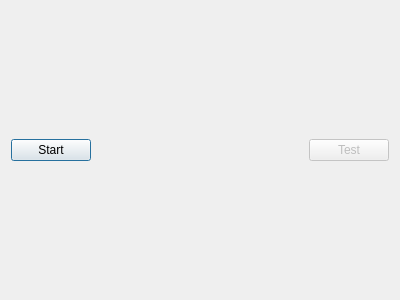
<?xml version="1.0" encoding="UTF-8"?>
<ui version="4.0">
 <class>Dialog</class>
 <widget class="QDialog" name="Dialog">
  <property name="geometry">
   <rect>
    <x>0</x>
    <y>0</y>
    <width>400</width>
    <height>300</height>
   </rect>
  </property>
  <property name="windowTitle">
   <string>Dialog</string>
  </property>
  <layout class="QVBoxLayout" name="verticalLayout">
   <item>
    <layout class="QHBoxLayout" name="hLayoutTop"/>
   </item>
   <item>
    <layout class="QHBoxLayout" name="hLayoutBottom">
     <item>
      <widget class="QPushButton" name="buttonStart">
       <property name="text">
        <string>Start</string>
       </property>
      </widget>
     </item>
     <item>
      <spacer name="horizontalSpacer">
       <property name="orientation">
        <enum>Qt::Horizontal</enum>
       </property>
       <property name="sizeHint" stdset="0">
        <size>
         <width>40</width>
         <height>20</height>
        </size>
       </property>
      </spacer>
     </item>
     <item>
      <widget class="QPushButton" name="buttonTest">
       <property name="enabled">
        <bool>false</bool>
       </property>
       <property name="text">
        <string>Test</string>
       </property>
      </widget>
     </item>
    </layout>
   </item>
  </layout>
 </widget>
 <layoutdefault spacing="6" margin="11"/>
 <resources/>
 <connections/>
</ui>
